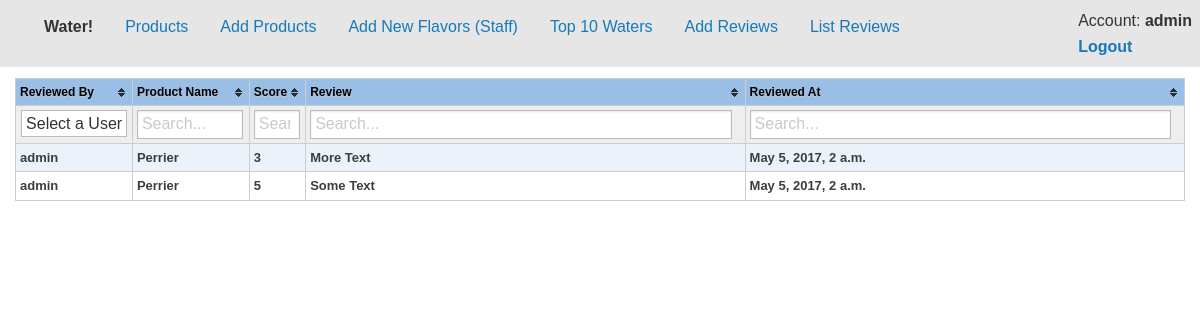
/displayreviews (signed in), run on the app's committed database.
### AddWater/models.py (models this page shows, shortened)
class Reviews(models.Model):
    ProductName = models.ForeignKey(Products)
    CATEGORY_CHOICES = (
        (1, '1'),
        (2, '2'),
        (3, '3'),
        (4, '4'),
        (5, '5'),
    )
    ReviewScore = models.PositiveSmallIntegerField(choices=CATEGORY_CHOICES)
    ReviewText = models.TextField()
    ReviewDate = models.DateTimeField(auto_now_add=True, db_index=True)
    username = models.ForeignKey(User)

class Products(models.Model):
    ProductName = models.CharField(max_length=100, unique=True)
    CATEGORY_CHOICES = (
        ('Sparkling', 'Sparkling'),
        ('Flat', 'Flat'),
    )
    ProductCategory = models.CharField(max_length=9, choices=CATEGORY_CHOICES)
    ProductTotalScore = models.PositiveSmallIntegerField()
    NumberofReviews = models.PositiveSmallIntegerField()
    ProductFlavor = models.OneToOneField(Flavors)
    INT_CHOICES = (
        (1, '1'),
        (2, '2'),
        (3, '3'),
        (4, '4'),
        (5, '5'),
    )
    def __str__(self):
        return self.ProductName

### AddWater/views.py (the view)
# urls.py: url(r'^displayreviews$',views.displayreviews, name='displayreviews'),
def displayreviews(request):
    reviews = Reviews.objects.order_by('-ReviewDate')
    context = {
        'title': "Home",
        'content': reviews,
    }
    return render(request, 'displayreviews.html', context)

### AddWater/templates/displayreviews.html (shortened to what this page needs)
{% extends "default.html" %}
{% load static %}
{% block content %}
  <div class="large-12 columns">
    <table id="revTable" class="tablesorter">
        <thead>
            <th class="username filter-select" data-placeholder="Select a User">Reviewed By</th>
            <th>Product Name</th>
            <th>Score</th>
            <th>Review</th>
            <th>Reviewed At</th>
        </thead>
        <tbody>
            {% for element in content %}
            <tr>
            <div id="{{ element.username }}">
                <td> {{ element.username }}</td>
                <td>{{ element.ProductName }}</td>
                <td>{{ element.ReviewScore }}</td>
                <td> {{ element.ReviewText }}</td>
                <td> {{ element.ReviewDate }}</td>
            </div>
            </tr>
            {% endfor %}
            </tbody>
            </table>
        {% endblock %}

### AddWater/templates/base.html (shortened to what this page needs)
<!DOCTYPE html>
<html>
  <head>
  {% block head %}
  {% endblock %}
  </head>
  <body>
  <div class="top-bar">
  <div class="top-bar-left">
    <ul class="dropdown menu" data-dropdown-menu>
      <li class="menu-text">Water!</li>
     <li><a href="/">Products</a></li>
      <li><a href="/addproduct">Add Products</a></li>
      {% if request.user.is_active and request.user.is_staff %}
      <li><a href="/flavors">Add New Flavors (Staff)</a></li>
      {% endif %}
      <li><a href="/top10">Top 10 Waters</a></li>
      <li><a href="/addReview">Add Reviews</a></li>
      <li><a href="/displayreviews">List Reviews</a></li>
    </ul>
  </div>
  <div class="top-bar-right">
        <ul class="dropdown menu" data-dropdown-menu>
          {% if user.is_authenticated %}
          <li>Account: <b>{{request.user.username}}<b></li>
          <li><a href="/logout/">Logout</a></li>
          {% else %}
              <li><p><a href="/login/">Log In</a>/<a href="/register">Register</a></p></li>
          {% endif %}
        </ul>
      </div>
</div>
    {% block content %}
    {% endblock %}
  </body>
</html>

### AddWater/static/css/theme.blue.css (style rules this page uses)
.tablesorter-blue { width: 100%; background-color: #fff; margin: 10px 0 15px; text-align: left; border-spacing: 0; border: #cdcdcd 1px solid; border-width: 1px 0 0 1px; }
.tablesorter-blue th, .tablesorter-blue td { border: #cdcdcd 1px solid; border-width: 0 1px 1px 0; }
.tablesorter-blue th, .tablesorter-blue thead td { font: 12px/18px Arial, Sans-serif; font-weight: bold; color: #000; background-color: #99bfe6; border-collapse: collapse; padding: 4px; text-shadow: 0 1px 0 rgba(204, 204, 204, 0.7); }
.tablesorter-blue tbody td, .tablesorter-blue tfoot th, .tablesorter-blue tfoot td { padding: 4px; vertical-align: top; }
.tablesorter-blue .header, .tablesorter-blue .tablesorter-header { background-repeat: no-repeat; background-position: center right; padding: 4px 18px 4px 4px; white-space: normal; cursor: pointer; }
.tablesorter-blue td { color: #3d3d3d; background-color: #fff; padding: 4px; vertical-align: top; }
.tablesorter-blue tbody tr.odd > td { background-color: #ebf2fa; }
.tablesorter-blue tbody tr.even > td { background-color: #fff; }

### AddWater/static/css/jq.css (style rules this page uses)
html { box-sizing: border-box; }
*, *:before, *:after { box-sizing: inherit; }
body,div,h1 { font-family:'trebuchet ms', verdana, arial;margin:0;padding:0; }
body { background-color:#fff;color:#333;margin:0;padding:0; }
table th { vertical-align:top; }
ul { list-style:square;padding-left:20px; }
table, p.small,.smallcode code { font-size:small; }

### data on the page
Reviews: username "admin", ProductName "Perrier", ReviewScore "3", ReviewText "More Text", ReviewDate "May 5, 2017, 2 a.m."
Reviews: username "admin", ProductName "Perrier", ReviewScore "5", ReviewText "Some Text", ReviewDate "May 5, 2017, 2 a.m."

### other printed values
{{ request.user.username }} "admin"
